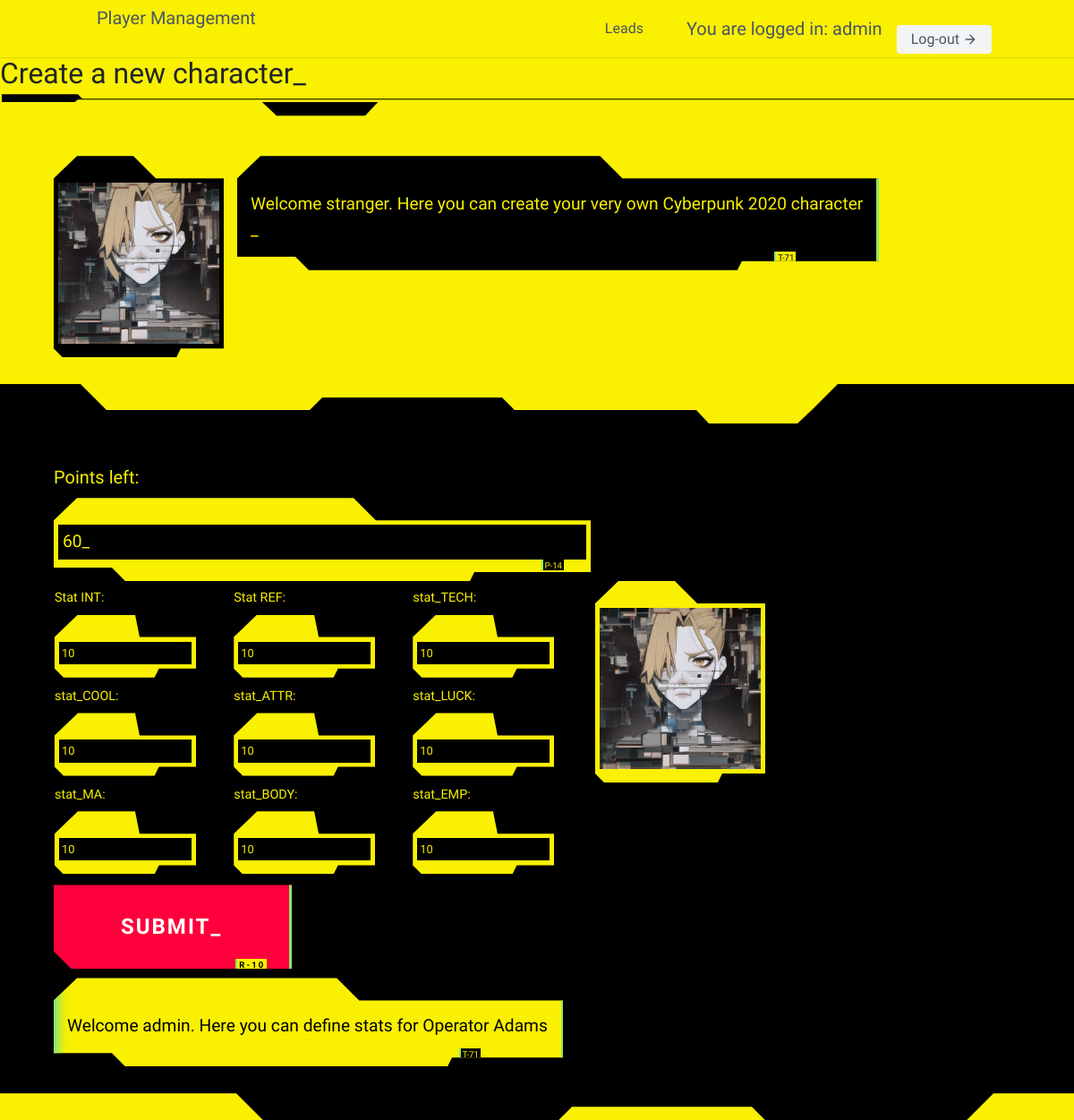
Screenshot of /cp2020/1/basic_stats/ (signed in) with the database file from the repository.
### users/models.py (models this page shows)
class User(AbstractUser):
    pass

### cp2020/models.py (models this page shows, shortened)
class CharacterDetail(models.Model):
    SL = 'SOLO'
    RC = 'ROCKER'
    NR = "NETRUNNER"
    MD = "MEDIA"
    ND = "NOMAD"
    FX = "FIXER"
    CP = "COP"
    CR = "CORP"
    TC = "TECHIE"
    MC = "MEDTECHIE"
    ROLES = [
        (SL, "Solo"),
        (RC, "Rocker"),
        (NR, "Netrunner"),
        (MD, "Media"),
        (ND, "Nomad"),
        (FX, "Fixer"),
        (CP, "Cop"),
        (CR, "Corp"),
        (TC, "Techie"),
        (MC, "Medtechie"),
    ]
    user = models.ForeignKey(User, on_delete=models.CASCADE, blank=True, null=True)
    name = models.CharField(max_length=15)
    role = models.TextField(choices=ROLES, default=SL)
    picture = models.ImageField(upload_to='pictures_storage/',
                                height_field=None,
                                width_field=None,
                                max_length=200,
                                blank=True, null=True)
    stat_INT = models.DecimalField(max_digits=2, decimal_places=0, default=2,
                                    validators=[MinValueValidator(2), MaxValueValidator(10)])
    stat_REF = models.DecimalField(max_digits=2, decimal_places=0, default=2,
                                    validators=[MinValueValidator(2), MaxValueValidator(10)])
    stat_TECH = models.DecimalField(max_digits=2, decimal_places=0, default=2,
                                    validators=[MinValueValidator(2), MaxValueValidator(10)])
    stat_COOL = models.DecimalField(max_digits=2, decimal_places=0, default=2,
                                    validators=[MinValueValidator(2), MaxValueValidator(10)])
    stat_ATTR = models.DecimalField(max_digits=2, decimal_places=0, default=2,
                                    validators=[MinValueValidator(2), MaxValueValidator(10)])
    stat_LUCK = models.DecimalField(max_digits=2, decimal_places=0, default=2,
                                    validators=[MinValueValidator(2), MaxValueValidator(10)])
    stat_MA = models.DecimalField(max_digits=2, decimal_places=0, default=2,
                                    validators=[MinValueValidator(2), MaxValueValidator(10)])
    stat_BODY = models.DecimalField(max_digits=2, decimal_places=0, default=2,
                                    validators=[MinValueValidator(2), MaxValueValidator(10)])
    stat_EMP = models.DecimalField(max_digits=2, decimal_places=0, default=2,
                                    validators=[MinValueValidator(2), MaxValueValidator(10)])
    MA_Run = models.DecimalField(max_digits=3, decimal_places=0,
                                 blank=True, null=True)
    MA_Leap = models.DecimalField(max_digits=3, decimal_places=0,
                                  blank=True, null=True)
    MA_Lift = models.DecimalField(max_digits=3, decimal_places=0,
                                  blank=True, null=True)
    EMP_Humanity = models.DecimalField(max_digits=3, decimal_places=0,
                                       blank=True, null=True)
    BODY_Save_Nr = models.DecimalField(max_digits=3, decimal_places=0,
                                       blank=True, null=True)
    BODY_BTM = models.DecimalField(max_digits=3, decimal_places=0,
                                       blank=True, null=True)
    SKILL_Authority = models.DecimalField(max_digits=2, decimal_places=0, default=0)
    SKILL_Char_Leadership = models.DecimalField(max_digits=2, decimal_places=0, default=0)
    SKILL_Combat_Sense = models.DecimalField(max_digits=2, decimal_places=0, default=0)
    SKILL_Credibility = models.DecimalField(max_digits=2, decimal_places=0, default=0)
    SKILL_Family = models.DecimalField(max_digits=2, decimal_places=0, default=0)
    SKILL_Interface = models.DecimalField(max_digits=2, decimal_places=0, default=0)
    SKILL_Jury_Rig = models.DecimalField(max_digits=2, decimal_places=0, default=0)
    SKILL_Medical_Tech = models.DecimalField(max_digits=2, decimal_places=0, default=0)
    SKILL_Resources = models.DecimalField(max_digits=2, decimal_places=0, default=0)
    SKILL_Street_Deal = models.DecimalField(max_digits=2, decimal_places=0, default=0)
    ATRR_Personal_Grooming = models.DecimalField(max_digits=2, decimal_places=0, default=0)
    ATRR_Wardrobe_Style = models.DecimalField(max_digits=2, decimal_places=0, default=0)
    BODY_Endurance = models.DecimalField(max_digits=2, decimal_places=0, default=0)
    BODY_Strength_Feat = models.DecimalField(max_digits=2, decimal_places=0, default=0)
    BODY_Swimming = models.DecimalField(max_digits=2, decimal_places=0, default=0)
    COOL_Interrogation = models.DecimalField(max_digits=2, decimal_places=0, default=0)
    COOL_Intimidate = models.DecimalField(max_digits=2, decimal_places=0, default=0)
    COOL_Oratory = models.DecimalField(max_digits=2, decimal_places=0, default=0)
    COOL_Resist_Torture = models.DecimalField(max_digits=2, decimal_places=0, default=0)
    COOL_Streetwise = models.DecimalField(max_digits=2, decimal_places=0, default=0)
    EMPATHY_Human_Perception = models.DecimalField(max_digits=2, decimal_places=0, default=0)
    EMPATHY_Interview = models.DecimalField(max_digits=2, decimal_places=0, default=0)
    EMPATHY_Leadership = models.DecimalField(max_digits=2, decimal_places=0, default=0)
    EMPATHY_Seduction = models.DecimalField(max_digits=2, decimal_places=0, default=0)
    EMPATHY_Social = models.DecimalField(max_digits=2, decimal_places=0, default=0)
    EMPATHY_Persuasion = models.DecimalField(max_digits=2, decimal_places=0, default=0)
    EMPATHY_Perform = models.DecimalField(max_digits=2, decimal_places=0, default=0)
    INT_Accounting = models.DecimalField(max_digits=2, decimal_places=0, default=0)
    INT_Anthropology = models.DecimalField(max_digits=2, decimal_places=0, default=0)
    INT_Awareness = models.DecimalField(max_digits=2, decimal_places=0, default=0)
    INT_Biology = models.DecimalField(max_digits=2, decimal_places=0, default=0)
    INT_Botany = models.DecimalField(max_digits=2, decimal_places=0, default=0)
    INT_Chemistry = models.DecimalField(max_digits=2, decimal_places=0, default=0)
    INT_Composition = models.DecimalField(max_digits=2, decimal_places=0, default=0)
    INT_Diagnose_Illness = models.DecimalField(max_digits=2, decimal_places=0, default=0)
    INT_Education = models.DecimalField(max_digits=2, decimal_places=0, default=0)
    INT_Expert = models.DecimalField(max_digits=2, decimal_places=0, default=0)
    INT_Gamble = models.DecimalField(max_digits=2, decimal_places=0, default=0)
    INT_Geology = models.DecimalField(max_digits=2, decimal_places=0, default=0)
    INT_Hide = models.DecimalField(max_digits=2, decimal_places=0, default=0)
    INT_History = models.DecimalField(max_digits=2, decimal_places=0, default=0)
    INT_Language_1 = models.DecimalField(max_digits=2, decimal_places=0, default=0)
    INT_Language_1_Type = models.CharField(max_length=15, default="")
    INT_Language_2 = models.DecimalField(max_digits=2, decimal_places=0, default=0)
    INT_Language_2_Type = models.CharField(max_length=15, default="")
    INT_Language_3 = models.DecimalField(max_digits=2, decimal_places=0, default=0)
    INT_Language_3_Type = models.CharField(max_length=15, default="")
    INT_Library_Search = models.DecimalField(max_digits=2, decimal_places=0, default=0)
    INT_Mathematics = models.DecimalField(max_digits=2, decimal_places=0, default=0)
    INT_Physics = models.DecimalField(max_digits=2, decimal_places=0, default=0)
    INT_Programming = models.DecimalField(max_digits=2, decimal_places=0, default=0)
    INT_Track = models.DecimalField(max_digits=2, decimal_places=0, default=0)
    INT_Stock_Market = models.DecimalField(max_digits=2, decimal_places=0, default=0)
    INT_System_Knowledge = models.DecimalField(max_digits=2, decimal_places=0, default=0)
    INT_Teaching = models.DecimalField(max_digits=2, decimal_places=0, default=0)
    INT_Wilderness_Survival = models.DecimalField(max_digits=2, decimal_places=0, default=0)
    INT_Zoology = models.DecimalField(max_digits=2, decimal_places=0, default=0)
    REF_Archery = models.DecimalField(max_digits=2, decimal_places=0, default=0)
    REF_Athletics = models.DecimalField(max_digits=2, decimal_places=0, default=0)
    REF_Brawling = models.DecimalField(max_digits=2, decimal_places=0, default=0)
    REF_Dance = models.DecimalField(max_digits=2, decimal_places=0, default=0)
    REF_Dodge_Escape = models.DecimalField(max_digits=2, decimal_places=0, default=0)
    REF_Driving = models.DecimalField(max_digits=2, decimal_places=0, default=0)
    REF_Fencing = models.DecimalField(max_digits=2, decimal_places=0, default=0)
    REF_Handgun = models.DecimalField(max_digits=2, decimal_places=0, default=0)
    REF_Heavy_Weapons = models.DecimalField(max_digits=2, decimal_places=0, default=0)
    REF_Martial_Art_1 = models.DecimalField(max_digits=2, decimal_places=0, default=0)
    REF_Martial_Art_1_Type = models.CharField(max_length=15, default="")
    REF_Martial_Art_2 = models.DecimalField(max_digits=2, decimal_places=0, default=0)
    REF_Martial_Art_2_Type = models.CharField(max_length=15, default="")
    REF_Martial_Art_3 = models.DecimalField(max_digits=2, decimal_places=0, default=0)
    REF_Martial_Art_3_Type = models.CharField(max_length=15, default="")
    REF_Melee = models.DecimalField(max_digits=2, decimal_places=0, default=0)
    REF_Motorcycle = models.DecimalField(max_digits=2, decimal_places=0, default=0)
    REF_Operate_Hvy_Machinery = models.DecimalField(max_digits=2, decimal_places=0, default=0)
    REF_Pilot_Gyro = models.DecimalField(max_digits=2, decimal_places=0, default=0)
    REF_Pilot_Fixed_Wing = models.DecimalField(max_digits=2, decimal_places=0, default=0)
    REF_Pilot_Dirigible = models.DecimalField(max_digits=2, decimal_places=0, default=0)
    REF_Pilot_Vect_Thrust = models.DecimalField(max_digits=2, decimal_places=0, default=0)
    REF_Rifle = models.DecimalField(max_digits=2, decimal_places=0, default=0)
    REF_Stealth = models.DecimalField(max_digits=2, decimal_places=0, default=0)
    REF_Submachinegun = models.DecimalField(max_digits=2, decimal_places=0, default=0)
    TECH_Aero_Tech = models.DecimalField(max_digits=2, decimal_places=0, default=0)
    TECH_AV_Tech = models.DecimalField(max_digits=2, decimal_places=0, default=0)
    TECH_Basic_Tech = models.DecimalField(max_digits=2, decimal_places=0, default=0)
    TECH_Cryotank_Operation = models.DecimalField(max_digits=2, decimal_places=0, default=0)
    TECH_Cyberdeck_Design = models.DecimalField(max_digits=2, decimal_places=0, default=0)
    TECH_Cyber_Tech = models.DecimalField(max_digits=2, decimal_places=0, default=0)
    TECH_Demolitions = models.DecimalField(max_digits=2, decimal_places=0, default=0)
    TECH_Disguise = models.DecimalField(max_digits=2, decimal_places=0, default=0)
    TECH_Electronics = models.DecimalField(max_digits=2, decimal_places=0, default=0)
    TECH_Elect_Security = models.DecimalField(max_digits=2, decimal_places=0, default=0)
    TECH_First_Aid = models.DecimalField(max_digits=2, decimal_places=0, default=0)
    TECH_Forgery = models.DecimalField(max_digits=2, decimal_places=0, default=0)
    TECH_Gyro_Tech = models.DecimalField(max_digits=2, decimal_places=0, default=0)
    TECH_Paint_or_Draw = models.DecimalField(max_digits=2, decimal_places=0, default=0)
    TECH_Photo_Film = models.DecimalField(max_digits=2, decimal_places=0, default=0)
    TECH_Pharmacuticals = models.DecimalField(max_digits=2, decimal_places=0, default=0)
    TECH_Pick_Lock = models.DecimalField(max_digits=2, decimal_places=0, default=0)
    TECH_Play_Instrument = models.DecimalField(max_digits=2, decimal_places=0, default=0)
    TECH_Weaponsmith = models.DecimalField(max_digits=2, decimal_places=0, default=0)

### cp2020/views.py (the view, shortened to what this page needs)
# urls.py: path('<int:pk>/basic_stats/', BasicCharacterStatsView.as_view(), name="BaseStats"),
class BasicCharacterStatsView(LoginRequiredMixin, UpdateView):
    template_name = "CharacterBasicStats_Update.html"
    queryset = CharacterDetail.objects.all()
    form_class = BasicCharacterStatsForm

### cp2020/forms.py
class BasicCharacterStatsForm(forms.ModelForm):
    class Meta:
        model = CharacterDetail
        fields = (
            'stat_INT',
            'stat_REF',
            'stat_TECH',
            'stat_COOL',
            'stat_ATTR',
            'stat_LUCK',
            'stat_MA',
            'stat_BODY',
            'stat_EMP',
        )

### cp2020/templates/CharacterBasicStats_Update.html (shortened to what this page needs)
{% extends "baseCP.html" %}
{% block content %}
    <hr>
    <h1 class="cyberpunk">Create a new character</h1>
    <section class="cyberpunk">
        {% load static %}
        <div style="display:inline-block;vertical-align:top;">
            <img src="{% static 'AI_Picture.png' %}"  alt="" height="200" width="200" />
         </div>
        <div style="display:inline-block;">
        <p class="cyberpunk inverse">
            Welcome stranger. Here you can create your very own Cyberpunk 2020 character <br>
        </p>
        </div>
    </section>
    <section class="cyberpunk black">
        <label for="number">Points left:</label>
        <p id="number" style="max-width: 600px"></p>
<div style="display:inline-block;vertical-align:top;">
      <form id='p-form' style="max-width: 600px" method="post" enctype="multipart/form-data" >
    <table>
    <tr>
    <td>
    <label for="{{ form.stat_INT.id_for_label}}" style="font-size: 0.9rem">Stat INT:</label>
    {{ form.stat_INT }}
    </td>
   <td>
    <label for="{{ form.stat_REF.id_for_label}}" style="font-size: 0.9rem">Stat REF:</label>
    {{ form.stat_REF }}
   </td>
   <td>
    <label for="{{ form.stat_TECH.id_for_label}}" style="font-size: 0.9rem">stat_TECH:</label>
    {{ form.stat_TECH }}
   </td>
    </tr>
    <tr>
    <td>
    <label for="{{ form.stat_COOL.id_for_label}}" style="font-size: 0.9rem">stat_COOL:</label>
    {{ form.stat_COOL }}
    </td>
   <td>
    <label for="{{ form.stat_ATTR.id_for_label}}" style="font-size: 0.9rem">stat_ATTR:</label>
    {{ form.stat_ATTR }}
   </td>
   <td>
    <label for="{{ form.stat_LUCK.id_for_label}}" style="font-size: 0.9rem">stat_LUCK:</label>
    {{ form.stat_LUCK }}
   </td>
    </tr>
    <tr>
    <td>
    <label for="{{ form.stat_MA.id_for_label}}" style="font-size: 0.9rem">stat_MA:</label>
    {{ form.stat_MA }}
    </td>
   <td>
    <label for="{{ form.stat_BODY.id_for_label}}" style="font-size: 0.9rem">stat_BODY:</label>
    {{ form.stat_BODY }}
   </td>
   <td>
    <label for="{{ form.stat_EMP.id_for_label}}" style="font-size: 0.9rem">stat_EMP:</label>
    {{ form.stat_EMP }}
   </td>
    </tr>
    </table>
    <button type="submit" class="cyberpunk red">SUBMIT_</button>
      </form>
 </div>
      <div style="display:inline-block;">
          <img src="{% static 'AI_Picture.png' %}"  alt="" height="200" width="200" />
      </div>
      <div style="display:inline-block;vertical-align:top;">
        <p id="info-text" class="cyberpunk inverse scannedv">
            Welcome {{ request.user.username }}. Here you can define stats for {{ characterdetail.name }}
        </p>
      </div>
    </section>
{% endblock content %}

### cp2020/templates/navbarCP.html (shortened to what this page needs)
<header class="text-gray-600 body-font">
  <div class="container mx-auto flex flex-wrap p-1 flex-col md:flex-row items-center">
    <a class="flex title-font font-medium items-center text-gray-900 mb-4 md:mb-0">
      <span class="ml-3 text-xl">Player Management</span>
    </a>
    <nav class="md:ml-auto flex flex-wrap items-center text-base justify-center">
     <a href="{% url 'landing-page' %}" class="mr-5 hover:text-gray-900">Leads</a>
    </nav>
    {% if request.user.is_authenticated %}
      You are logged in: {{ request.user.username }}
       <a href="{% url 'users:logout' %}" class="ml-3 inline-flex items-center bg-gray-100 border-0 py-1 px-3 focus:outline-none hover:bg-gray-200 rounded text-base mt-4 md:mt-0">Log-out
      <svg fill="none" stroke="currentColor" stroke-linecap="round" stroke-linejoin="round" stroke-width="2" class="w-4 h-4 ml-1" viewBox="0 0 24 24">
        <path d="M5 12h14M12 5l7 7-7 7"></path>
      </svg>
    {% endif %}
    </a>
    </div>
</header>

### rows the page displays
User: user.username "admin"
CharacterDetail: stat_INT "10", stat_REF "10", stat_TECH "10", stat_COOL "10", stat_ATTR "10", stat_LUCK "10", stat_MA "10", stat_BODY "10", stat_EMP "10", name "Operator Adams"
